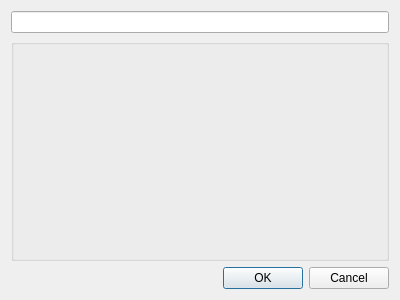
<?xml version="1.0" encoding="UTF-8"?>
<ui version="4.0">
 <class>ModifyDialog</class>
 <widget class="QDialog" name="ModifyDialog">
  <property name="geometry">
   <rect>
    <x>0</x>
    <y>0</y>
    <width>400</width>
    <height>300</height>
   </rect>
  </property>
  <property name="windowTitle">
   <string>     </string>
  </property>
  <property name="modal">
   <bool>true</bool>
  </property>
  <layout class="QVBoxLayout" name="verticalLayout">
   <item>
    <widget class="QLineEdit" name="title"/>
   </item>
   <item>
    <widget class="QGroupBox" name="list">
     <property name="title">
      <string/>
     </property>
    </widget>
   </item>
   <item>
    <widget class="QDialogButtonBox" name="buttonBos">
     <property name="orientation">
      <enum>Qt::Horizontal</enum>
     </property>
     <property name="standardButtons">
      <set>QDialogButtonBox::Cancel|QDialogButtonBox::Ok</set>
     </property>
    </widget>
   </item>
  </layout>
 </widget>
 <resources/>
 <connections>
  <connection>
   <sender>buttonBos</sender>
   <signal>accepted()</signal>
   <receiver>ModifyDialog</receiver>
   <slot>accept()</slot>
   <hints>
    <hint type="sourcelabel">
     <x>248</x>
     <y>254</y>
    </hint>
    <hint type="destinationlabel">
     <x>157</x>
     <y>274</y>
    </hint>
   </hints>
  </connection>
  <connection>
   <sender>buttonBos</sender>
   <signal>rejected()</signal>
   <receiver>ModifyDialog</receiver>
   <slot>reject()</slot>
   <hints>
    <hint type="sourcelabel">
     <x>316</x>
     <y>260</y>
    </hint>
    <hint type="destinationlabel">
     <x>286</x>
     <y>274</y>
    </hint>
   </hints>
  </connection>
 </connections>
</ui>
